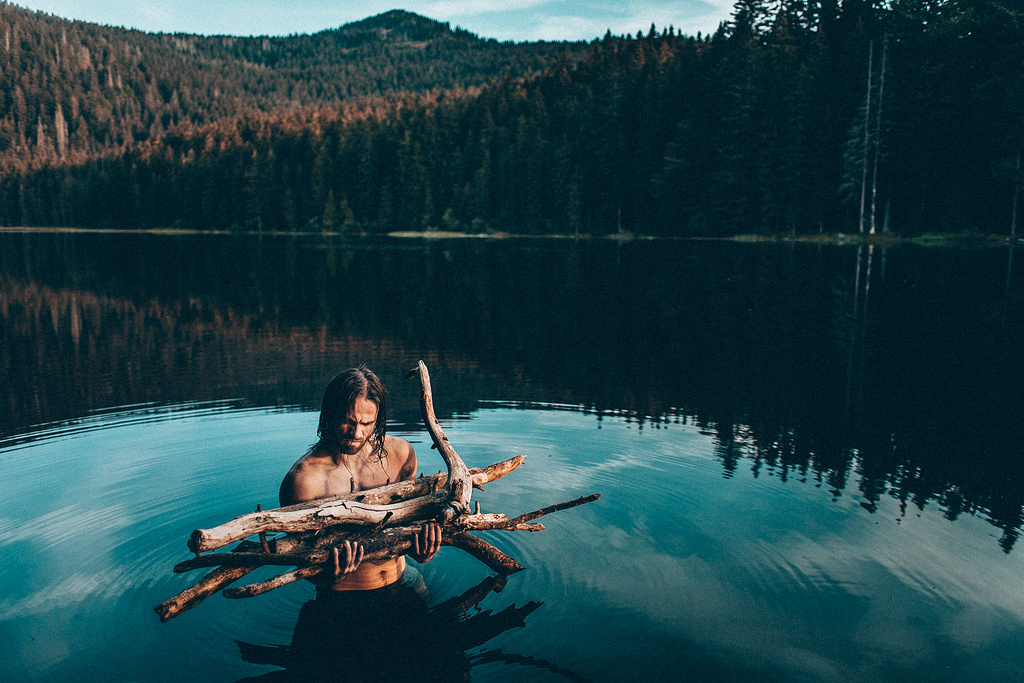
#> input picture A1 - Edge & Feature Detector/TestImages/flickr1.jpg, 1024 x 683 px
$ python -i utils.py   (imports and definitions only)   (Python 2 division)
#> lines starting #> are read from the running program, lines starting #| are printed output that depends on the picture
import pylab
import pdb
import numpy
import os, os.path
import skimage
import time
import math
from math import sqrt, pi, e
from skimage import io, color
from scipy import ndimage, signal, mgrid, misc, linalg

sigma = 0.5

########## Other ##########
###########################
def to_degrees( radian ):
    return radian * 180. / pi

##### Guassian Kernels ####
###########################
def gauss_partials( sigma ):
    ## x and y kernels of the partial derivative of a bivariate gaussian ##

    ## 2D version of: [-2 -1 0 1 2]  ##
    ## TODO: Would it be better to be 1sigma, 2sigma, etc?
    x = mgrid[-2:3].astype(float)
    y = numpy.swapaxes([mgrid[-2:3]], 0, 1).astype(float)

    ## Formula for partial derivative
    dgx = -x / (sigma**3. * sqrt(2.*pi)) * e**(-x**2. / (2.*sigma**2.))
    dgy = -y / (sigma**3. * sqrt(2.*pi)) * e**(-y**2. / (2.*sigma**2.))

    ## Normalize values
    dgx = dgx / sum(abs(dgx))
    dgy = dgy / sum(abs(dgy))

    return (dgx, dgy)

# [28 lines left out: functions gauss, downsample, not called in this run]

def showim( i ):
    pylab.imshow( i, cmap="gray")
    pylab.show()

def saveim( i, fname ):
    pylab.imsave( "./writeup_html/" + fname, i, cmap="gray" )

# [19 lines left out: functions showkpts, showims, not called in this run]

#### Gradient Stuff #######
###########################
def gradient_components( I ):
    ## Smooth (reduce noise)
    img_smooth = ndimage.gaussian_filter(I, sigma=sigma)

    ## Convolve ##
    dgx, dgy = gauss_partials( sigma=sigma )
    gx, gy = gauss( sigma=sigma )

    Fx1 = signal.convolve(img_smooth, [dgx], mode='same')
    Fx = signal.convolve(Fx1, gy, mode='same')

    Fy1 = signal.convolve(img_smooth, dgy, mode='same')
    Fy = signal.convolve(Fy1, [gx], mode='same')

    return Fx, Fy

# [33 lines left out: functions gradient_mag_and_dir, prompt_fpath, prompt_fwhat, not called in this run]

>>> import cv2
>>> picture = cv2.imread('TestImages/flickr1.jpg', cv2.IMREAD_GRAYSCALE)
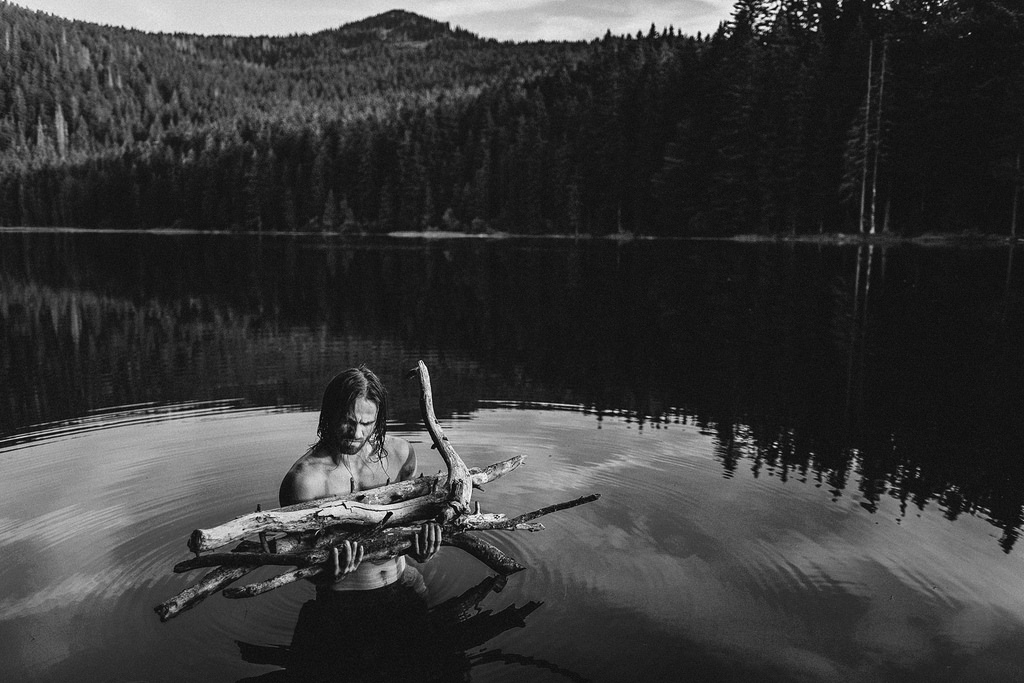
#> picture: shape (683, 1024); min 0, max 255, mean 56.7
>>> result = gradient_components(picture)
#> (the run stopped early here; a loop or call above may not have finished)
